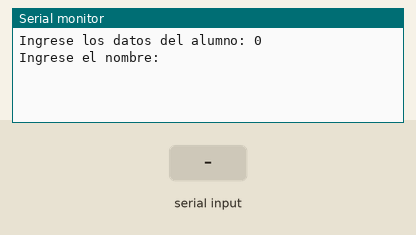
This sketch was run on a simulated Arduino Uno, built with avr-gcc and run on an emulated ATmega328P. Shown: the last lines printed to the serial monitor. The test bench sets the inputs (shaded band).

Above: at 0.8 s.
0.9 s: "90,45\n" received over Serial
At 2.7 s:
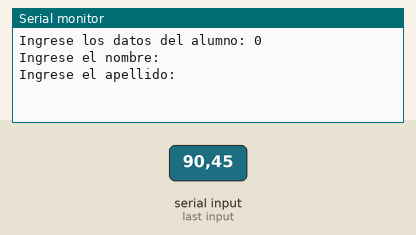
3.4 s: "30,150\n" received over Serial
At 5.6 s:
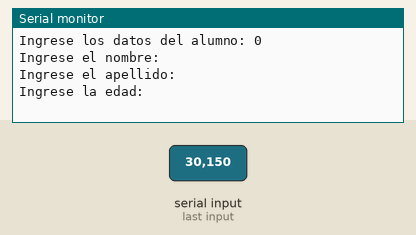
5.9 s: "5\n" received over Serial
At 6.7 s:
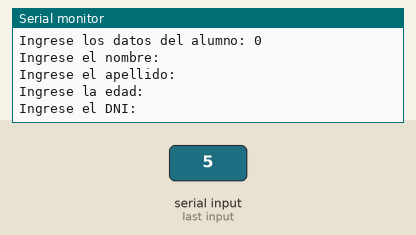

Measured:
- after the input at 0.9 s, the serial monitor: prints a new line after 1.0 s (image 1)
- after the input at 3.4 s, the serial monitor: prints a new line after 1.0 s (image 2)
- after the input at 5.9 s, the serial monitor: prints a new line at once (image 3)

The sketch:

ejercicio_4.ino
```cpp
/*IDEM ejercicio nº2, pero ahora solicitando los datos de 5 personas, y luego imprimiéndolos con el mismo formato anterior , pero los datos de una persona debajo de otro. */

#define CANTDATOS 5

void esperarDato();
void ingresarDatos(int posicion);
void imprimirDatos(int imprimirPosicion);

struct Datos
{
  String nombre;
  String apellido;
  int edad;
  long dni;
};

Datos datos[CANTDATOS];

void setup()
{
  Serial.begin(9600);
  for (int i = 0; i < CANTDATOS; i++)
  {
    Serial.println("Ingrese los datos del alumno: "+String(i));
    ingresarDatos(i);
  }

  for (int j = 0; j < CANTDATOS; j++)
  {
    imprimirDatos(j);
  }
}

void loop()
{
}

void esperarDato()
{
  while (!Serial.available())
  {
  }
}

void ingresarDatos(int posicion)
{
  Serial.println("Ingrese el nombre: ");
  esperarDato();
  if (Serial.available())
  {
    datos[posicion].nombre = Serial.readString();
  }

  Serial.println("Ingrese el apellido: ");
  esperarDato();
  if (Serial.available())
  {
    datos[posicion].apellido = Serial.readString();
  }

  Serial.println("Ingrese la edad: ");
  esperarDato();
  if (Serial.available())
  {
    datos[posicion].edad = Serial.parseInt();
  }

  Serial.println("Ingrese el DNI: ");
  esperarDato();
  if (Serial.available())
  {
    datos[posicion].dni = Serial.parseInt();
  }
}

void imprimirDatos(int imprimirPosicion)
{
  Serial.println("\n");
  Serial.print(datos[imprimirPosicion].nombre);
  Serial.print("\t");
  Serial.print(datos[imprimirPosicion].apellido);
  Serial.print("\t");
  Serial.print(datos[imprimirPosicion].edad);
  Serial.print("\t");
  Serial.print(datos[imprimirPosicion].dni);
  Serial.print("\t");
}
```
